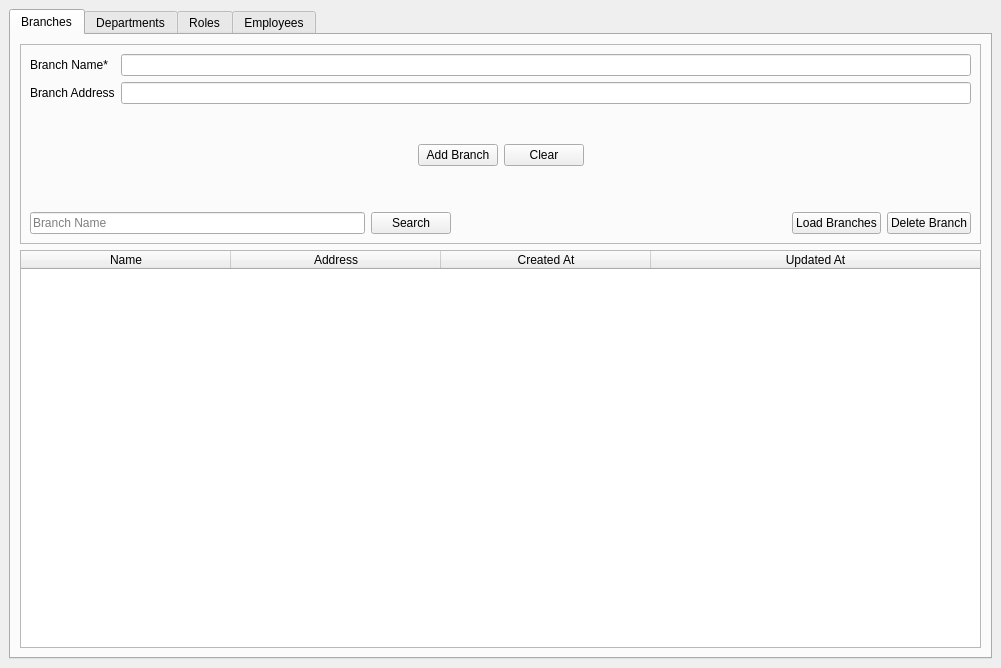
<?xml version="1.0" encoding="UTF-8"?>
<ui version="4.0">
 <class>MainWindow</class>
 <widget class="QMainWindow" name="MainWindow">
  <property name="enabled">
   <bool>true</bool>
  </property>
  <property name="geometry">
   <rect>
    <x>0</x>
    <y>0</y>
    <width>1001</width>
    <height>668</height>
   </rect>
  </property>
  <property name="windowTitle">
   <string>Kuzzy Noble App</string>
  </property>
  <property name="unifiedTitleAndToolBarOnMac">
   <bool>true</bool>
  </property>
  <widget class="QWidget" name="centralwidget">
   <layout class="QGridLayout" name="gridLayout_2">
    <item row="0" column="0">
     <widget class="QTabWidget" name="tabWidget">
      <property name="tabPosition">
       <enum>QTabWidget::North</enum>
      </property>
      <property name="currentIndex">
       <number>0</number>
      </property>
      <widget class="QWidget" name="tab">
       <attribute name="title">
        <string>Branches</string>
       </attribute>
       <layout class="QGridLayout" name="gridLayout">
        <item row="1" column="0">
         <widget class="QTableWidget" name="branchesTableWidget">
          <property name="alternatingRowColors">
           <bool>true</bool>
          </property>
          <property name="selectionMode">
           <enum>QAbstractItemView::SingleSelection</enum>
          </property>
          <property name="selectionBehavior">
           <enum>QAbstractItemView::SelectRows</enum>
          </property>
          <property name="verticalScrollMode">
           <enum>QAbstractItemView::ScrollPerPixel</enum>
          </property>
          <property name="horizontalScrollMode">
           <enum>QAbstractItemView::ScrollPerPixel</enum>
          </property>
          <property name="columnCount">
           <number>4</number>
          </property>
          <attribute name="horizontalHeaderDefaultSectionSize">
           <number>210</number>
          </attribute>
          <attribute name="horizontalHeaderStretchLastSection">
           <bool>true</bool>
          </attribute>
          <attribute name="verticalHeaderStretchLastSection">
           <bool>false</bool>
          </attribute>
          <column>
           <property name="text">
            <string>Name</string>
           </property>
          </column>
          <column>
           <property name="text">
            <string>Address</string>
           </property>
          </column>
          <column>
           <property name="text">
            <string>Created At</string>
           </property>
          </column>
          <column>
           <property name="text">
            <string>Updated At</string>
           </property>
          </column>
         </widget>
        </item>
        <item row="0" column="0">
         <widget class="QFrame" name="frame">
          <property name="minimumSize">
           <size>
            <width>0</width>
            <height>200</height>
           </size>
          </property>
          <property name="frameShape">
           <enum>QFrame::StyledPanel</enum>
          </property>
          <property name="frameShadow">
           <enum>QFrame::Raised</enum>
          </property>
          <layout class="QGridLayout" name="gridLayout_6">
           <item row="0" column="0">
            <layout class="QFormLayout" name="formLayout">
             <item row="0" column="0">
              <widget class="QLabel" name="branchNameLabel">
               <property name="text">
                <string>Branch Name*</string>
               </property>
              </widget>
             </item>
             <item row="0" column="1">
              <widget class="QLineEdit" name="branchNameLineEdit"/>
             </item>
             <item row="1" column="0">
              <widget class="QLabel" name="branchAddressLabel">
               <property name="text">
                <string>Branch Address</string>
               </property>
              </widget>
             </item>
             <item row="1" column="1">
              <widget class="QLineEdit" name="branchAddressLineEdit"/>
             </item>
            </layout>
           </item>
           <item row="4" column="0">
            <layout class="QHBoxLayout" name="horizontalLayout_2">
             <item>
              <widget class="QLineEdit" name="searchBranchLineEdit">
               <property name="inputMask">
                <string/>
               </property>
               <property name="text">
                <string/>
               </property>
               <property name="placeholderText">
                <string>Branch Name</string>
               </property>
              </widget>
             </item>
             <item>
              <widget class="QPushButton" name="searchBranchButton">
               <property name="text">
                <string>Search</string>
               </property>
              </widget>
             </item>
             <item>
              <spacer name="horizontalSpacer">
               <property name="orientation">
                <enum>Qt::Horizontal</enum>
               </property>
               <property name="sizeHint" stdset="0">
                <size>
                 <width>40</width>
                 <height>20</height>
                </size>
               </property>
              </spacer>
             </item>
             <item>
              <widget class="QPushButton" name="loadBranchesButton">
               <property name="text">
                <string>Load Branches</string>
               </property>
              </widget>
             </item>
             <item>
              <widget class="QPushButton" name="deleteBranchButton">
               <property name="text">
                <string>Delete Branch</string>
               </property>
              </widget>
             </item>
            </layout>
           </item>
           <item row="1" column="0">
            <layout class="QHBoxLayout" name="horizontalLayout">
             <item>
              <spacer name="horizontalSpacer_2">
               <property name="orientation">
                <enum>Qt::Horizontal</enum>
               </property>
               <property name="sizeHint" stdset="0">
                <size>
                 <width>40</width>
                 <height>20</height>
                </size>
               </property>
              </spacer>
             </item>
             <item>
              <widget class="QPushButton" name="addBranchButton">
               <property name="text">
                <string>Add Branch</string>
               </property>
              </widget>
             </item>
             <item>
              <widget class="QPushButton" name="resetBranchFormButton">
               <property name="text">
                <string>Clear</string>
               </property>
              </widget>
             </item>
             <item>
              <spacer name="horizontalSpacer_3">
               <property name="orientation">
                <enum>Qt::Horizontal</enum>
               </property>
               <property name="sizeHint" stdset="0">
                <size>
                 <width>40</width>
                 <height>20</height>
                </size>
               </property>
              </spacer>
             </item>
            </layout>
           </item>
           <item row="2" column="0">
            <spacer name="verticalSpacer">
             <property name="orientation">
              <enum>Qt::Vertical</enum>
             </property>
             <property name="sizeType">
              <enum>QSizePolicy::Minimum</enum>
             </property>
             <property name="sizeHint" stdset="0">
              <size>
               <width>20</width>
               <height>40</height>
              </size>
             </property>
            </spacer>
           </item>
          </layout>
         </widget>
        </item>
       </layout>
      </widget>
      <widget class="QWidget" name="tab_2">
       <attribute name="title">
        <string>Departments</string>
       </attribute>
       <layout class="QGridLayout" name="gridLayout_3">
        <item row="1" column="0">
         <widget class="QTableWidget" name="departmentsTableWidget">
          <property name="alternatingRowColors">
           <bool>true</bool>
          </property>
          <property name="selectionMode">
           <enum>QAbstractItemView::SingleSelection</enum>
          </property>
          <property name="selectionBehavior">
           <enum>QAbstractItemView::SelectRows</enum>
          </property>
          <property name="verticalScrollMode">
           <enum>QAbstractItemView::ScrollPerPixel</enum>
          </property>
          <property name="horizontalScrollMode">
           <enum>QAbstractItemView::ScrollPerPixel</enum>
          </property>
          <property name="columnCount">
           <number>5</number>
          </property>
          <attribute name="horizontalHeaderDefaultSectionSize">
           <number>130</number>
          </attribute>
          <attribute name="horizontalHeaderStretchLastSection">
           <bool>true</bool>
          </attribute>
          <attribute name="verticalHeaderStretchLastSection">
           <bool>false</bool>
          </attribute>
          <column>
           <property name="text">
            <string>Name</string>
           </property>
          </column>
          <column>
           <property name="text">
            <string>Description</string>
           </property>
          </column>
          <column>
           <property name="text">
            <string>Created At</string>
           </property>
          </column>
          <column>
           <property name="text">
            <string>Updated At</string>
           </property>
          </column>
          <column>
           <property name="text">
            <string>Branch</string>
           </property>
          </column>
         </widget>
        </item>
        <item row="0" column="0">
         <widget class="QFrame" name="frame_5">
          <property name="minimumSize">
           <size>
            <width>0</width>
            <height>200</height>
           </size>
          </property>
          <property name="frameShape">
           <enum>QFrame::StyledPanel</enum>
          </property>
          <property name="frameShadow">
           <enum>QFrame::Raised</enum>
          </property>
          <layout class="QGridLayout" name="gridLayout_7">
           <item row="0" column="0">
            <layout class="QFormLayout" name="formLayout_2">
             <item row="0" column="0">
              <widget class="QLabel" name="departmentNameLabel">
               <property name="text">
                <string>Department Name*</string>
               </property>
              </widget>
             </item>
             <item row="0" column="1">
              <widget class="QLineEdit" name="departmentNameLineEdit"/>
             </item>
             <item row="1" column="0">
              <widget class="QLabel" name="departmentDescriptionLabel">
               <property name="text">
                <string>Department Description</string>
               </property>
              </widget>
             </item>
             <item row="1" column="1">
              <widget class="QLineEdit" name="departmentDescriptionLineEdit"/>
             </item>
             <item row="2" column="0">
              <widget class="QLabel" name="departmentBranchLabel">
               <property name="text">
                <string>Department Branch*</string>
               </property>
              </widget>
             </item>
             <item row="2" column="1">
              <widget class="QComboBox" name="departmentBranchComboBox"/>
             </item>
            </layout>
           </item>
           <item row="4" column="0">
            <layout class="QHBoxLayout" name="horizontalLayout_3">
             <item>
              <widget class="QLineEdit" name="searchDepartmentLineEdit">
               <property name="inputMask">
                <string/>
               </property>
               <property name="text">
                <string/>
               </property>
               <property name="placeholderText">
                <string>Department Name</string>
               </property>
              </widget>
             </item>
             <item>
              <widget class="QPushButton" name="searchDepartmentButton">
               <property name="text">
                <string>Search</string>
               </property>
              </widget>
             </item>
             <item>
              <spacer name="horizontalSpacer_4">
               <property name="orientation">
                <enum>Qt::Horizontal</enum>
               </property>
               <property name="sizeHint" stdset="0">
                <size>
                 <width>40</width>
                 <height>20</height>
                </size>
               </property>
              </spacer>
             </item>
             <item>
              <widget class="QPushButton" name="loadDepartmentsButton">
               <property name="text">
                <string>Load Departments</string>
               </property>
              </widget>
             </item>
             <item>
              <widget class="QPushButton" name="deleteDepartmentButton">
               <property name="text">
                <string>Delete Department</string>
               </property>
              </widget>
             </item>
            </layout>
           </item>
           <item row="1" column="0">
            <layout class="QHBoxLayout" name="horizontalLayout_4">
             <item>
              <spacer name="horizontalSpacer_5">
               <property name="orientation">
                <enum>Qt::Horizontal</enum>
               </property>
               <property name="sizeHint" stdset="0">
                <size>
                 <width>40</width>
                 <height>20</height>
                </size>
               </property>
              </spacer>
             </item>
             <item>
              <widget class="QPushButton" name="addDepartmentButton">
               <property name="text">
                <string>Add Department</string>
               </property>
              </widget>
             </item>
             <item>
              <widget class="QPushButton" name="resetDepartmentFormButton">
               <property name="text">
                <string>Clear</string>
               </property>
              </widget>
             </item>
             <item>
              <spacer name="horizontalSpacer_6">
               <property name="orientation">
                <enum>Qt::Horizontal</enum>
               </property>
               <property name="sizeHint" stdset="0">
                <size>
                 <width>40</width>
                 <height>20</height>
                </size>
               </property>
              </spacer>
             </item>
            </layout>
           </item>
           <item row="2" column="0">
            <spacer name="verticalSpacer_2">
             <property name="orientation">
              <enum>Qt::Vertical</enum>
             </property>
             <property name="sizeType">
              <enum>QSizePolicy::Minimum</enum>
             </property>
             <property name="sizeHint" stdset="0">
              <size>
               <width>20</width>
               <height>40</height>
              </size>
             </property>
            </spacer>
           </item>
          </layout>
         </widget>
        </item>
       </layout>
      </widget>
      <widget class="QWidget" name="tab_3">
       <attribute name="title">
        <string>Roles</string>
       </attribute>
       <layout class="QGridLayout" name="gridLayout_4">
        <item row="1" column="0">
         <widget class="QTableWidget" name="rolesTableWidget">
          <property name="alternatingRowColors">
           <bool>true</bool>
          </property>
          <property name="selectionMode">
           <enum>QAbstractItemView::SingleSelection</enum>
          </property>
          <property name="selectionBehavior">
           <enum>QAbstractItemView::SelectRows</enum>
          </property>
          <property name="verticalScrollMode">
           <enum>QAbstractItemView::ScrollPerPixel</enum>
          </property>
          <property name="horizontalScrollMode">
           <enum>QAbstractItemView::ScrollPerPixel</enum>
          </property>
          <property name="columnCount">
           <number>4</number>
          </property>
          <attribute name="horizontalHeaderDefaultSectionSize">
           <number>210</number>
          </attribute>
          <attribute name="horizontalHeaderStretchLastSection">
           <bool>true</bool>
          </attribute>
          <attribute name="verticalHeaderStretchLastSection">
           <bool>false</bool>
          </attribute>
          <column>
           <property name="text">
            <string>Name</string>
           </property>
          </column>
          <column>
           <property name="text">
            <string>Description</string>
           </property>
          </column>
          <column>
           <property name="text">
            <string>Created At</string>
           </property>
          </column>
          <column>
           <property name="text">
            <string>Updated At</string>
           </property>
          </column>
         </widget>
        </item>
        <item row="0" column="0">
         <widget class="QFrame" name="frame_2">
          <property name="minimumSize">
           <size>
            <width>0</width>
            <height>200</height>
           </size>
          </property>
          <property name="frameShape">
           <enum>QFrame::StyledPanel</enum>
          </property>
          <property name="frameShadow">
           <enum>QFrame::Raised</enum>
          </property>
          <layout class="QGridLayout" name="gridLayout_8">
           <item row="0" column="0">
            <layout class="QFormLayout" name="formLayout_3">
             <item row="0" column="0">
              <widget class="QLabel" name="roleNameLabel">
               <property name="text">
                <string>Role Name*</string>
               </property>
              </widget>
             </item>
             <item row="0" column="1">
              <widget class="QLineEdit" name="roleNameLineEdit"/>
             </item>
             <item row="1" column="0">
              <widget class="QLabel" name="roleDescriptionLabel">
               <property name="text">
                <string>Role Description</string>
               </property>
              </widget>
             </item>
             <item row="1" column="1">
              <widget class="QLineEdit" name="roleDescriptionLineEdit"/>
             </item>
            </layout>
           </item>
           <item row="4" column="0">
            <layout class="QHBoxLayout" name="horizontalLayout_5">
             <item>
              <widget class="QLineEdit" name="searchRoleLineEdit">
               <property name="inputMask">
                <string/>
               </property>
               <property name="text">
                <string/>
               </property>
               <property name="placeholderText">
                <string>Role Name</string>
               </property>
              </widget>
             </item>
             <item>
              <widget class="QPushButton" name="searchRoleButton">
               <property name="text">
                <string>Search</string>
               </property>
              </widget>
             </item>
             <item>
              <spacer name="horizontalSpacer_7">
               <property name="orientation">
                <enum>Qt::Horizontal</enum>
               </property>
               <property name="sizeHint" stdset="0">
                <size>
                 <width>40</width>
                 <height>20</height>
                </size>
               </property>
              </spacer>
             </item>
             <item>
              <widget class="QPushButton" name="loadRolesButton">
               <property name="text">
                <string>Load Roles</string>
               </property>
              </widget>
             </item>
             <item>
              <widget class="QPushButton" name="deleteRoleButton">
               <property name="text">
                <string>Delete Role</string>
               </property>
              </widget>
             </item>
            </layout>
           </item>
           <item row="1" column="0">
            <layout class="QHBoxLayout" name="horizontalLayout_6">
             <item>
              <spacer name="horizontalSpacer_8">
               <property name="orientation">
                <enum>Qt::Horizontal</enum>
               </property>
               <property name="sizeHint" stdset="0">
                <size>
                 <width>40</width>
                 <height>20</height>
                </size>
               </property>
              </spacer>
             </item>
             <item>
              <widget class="QPushButton" name="addRoleButton">
               <property name="text">
                <string>Add Role</string>
               </property>
              </widget>
             </item>
             <item>
              <widget class="QPushButton" name="resetRoleFormButton">
               <property name="text">
                <string>Clear</string>
               </property>
              </widget>
             </item>
             <item>
              <spacer name="horizontalSpacer_9">
               <property name="orientation">
                <enum>Qt::Horizontal</enum>
               </property>
               <property name="sizeHint" stdset="0">
                <size>
                 <width>40</width>
                 <height>20</height>
                </size>
               </property>
              </spacer>
             </item>
            </layout>
           </item>
           <item row="2" column="0">
            <spacer name="verticalSpacer_3">
             <property name="orientation">
              <enum>Qt::Vertical</enum>
             </property>
             <property name="sizeType">
              <enum>QSizePolicy::Minimum</enum>
             </property>
             <property name="sizeHint" stdset="0">
              <size>
               <width>20</width>
               <height>40</height>
              </size>
             </property>
            </spacer>
           </item>
          </layout>
         </widget>
        </item>
       </layout>
      </widget>
      <widget class="QWidget" name="tab_4">
       <attribute name="title">
        <string>Employees</string>
       </attribute>
       <layout class="QGridLayout" name="gridLayout_5">
        <item row="0" column="0">
         <widget class="QFrame" name="frame_3">
          <property name="minimumSize">
           <size>
            <width>0</width>
            <height>200</height>
           </size>
          </property>
          <property name="frameShape">
           <enum>QFrame::StyledPanel</enum>
          </property>
          <property name="frameShadow">
           <enum>QFrame::Raised</enum>
          </property>
          <layout class="QGridLayout" name="gridLayout_9">
           <item row="0" column="0">
            <layout class="QFormLayout" name="formLayout_4">
             <item row="0" column="0">
              <widget class="QLabel" name="employeeIdLabel">
               <property name="text">
                <string>Employee ID*</string>
               </property>
              </widget>
             </item>
             <item row="0" column="1">
              <widget class="QLineEdit" name="employeeIdLineEdit"/>
             </item>
             <item row="1" column="0">
              <widget class="QLabel" name="employeeTitleLabel">
               <property name="text">
                <string>Employee Title*</string>
               </property>
              </widget>
             </item>
             <item row="1" column="1">
              <widget class="QComboBox" name="employeeTitleComboBox">
               <item>
                <property name="text">
                 <string/>
                </property>
               </item>
               <item>
                <property name="text">
                 <string>Mr.</string>
                </property>
               </item>
               <item>
                <property name="text">
                 <string>Mrs.</string>
                </property>
               </item>
               <item>
                <property name="text">
                 <string>Ms.</string>
                </property>
               </item>
               <item>
                <property name="text">
                 <string>Dr.</string>
                </property>
               </item>
               <item>
                <property name="text">
                 <string>Prof.</string>
                </property>
               </item>
              </widget>
             </item>
             <item row="2" column="0">
              <widget class="QLabel" name="employeeNameLabel">
               <property name="text">
                <string>Employee Name*</string>
               </property>
              </widget>
             </item>
             <item row="2" column="1">
              <widget class="QLineEdit" name="employeeNameLineEdit"/>
             </item>
             <item row="3" column="0">
              <widget class="QLabel" name="employeeGenderLabel">
               <property name="text">
                <string>Employee Gender*</string>
               </property>
              </widget>
             </item>
             <item row="3" column="1">
              <widget class="QComboBox" name="employeeGenderComboBox">
               <item>
                <property name="text">
                 <string/>
                </property>
               </item>
               <item>
                <property name="text">
                 <string>Male</string>
                </property>
               </item>
               <item>
                <property name="text">
                 <string>Female</string>
                </property>
               </item>
               <item>
                <property name="text">
                 <string>Other</string>
                </property>
               </item>
              </widget>
             </item>
             <item row="4" column="0">
              <widget class="QLabel" name="employeeDateOfBirthLabel">
               <property name="text">
                <string>Employee Date of Birth*</string>
               </property>
              </widget>
             </item>
             <item row="4" column="1">
              <widget class="QDateEdit" name="employeeDateOfBirthDateEdit">
               <property name="displayFormat">
                <string>dd/MM/yyyy</string>
               </property>
               <property name="calendarPopup">
                <bool>true</bool>
               </property>
               <property name="date">
                <date>
                 <year>2024</year>
                 <month>4</month>
                 <day>7</day>
                </date>
               </property>
              </widget>
             </item>
             <item row="5" column="0">
              <widget class="QLabel" name="employeeNationalityLabel">
               <property name="text">
                <string>Employee Nationality*</string>
               </property>
              </widget>
             </item>
             <item row="5" column="1">
              <widget class="QLineEdit" name="employeeNationalityLineEdit"/>
             </item>
             <item row="6" column="0">
              <widget class="QLabel" name="employeePhoneNumberLabel">
               <property name="text">
                <string>Employee Phone Number*</string>
               </property>
              </widget>
             </item>
             <item row="6" column="1">
              <widget class="QLineEdit" name="employeePhoneNumberLineEdit"/>
             </item>
             <item row="7" column="0">
              <widget class="QLabel" name="employeeEmailAddressLabel">
               <property name="text">
                <string>Employee Email Address*</string>
               </property>
              </widget>
             </item>
             <item row="7" column="1">
              <widget class="QLineEdit" name="employeeEmailAddressLineEdit"/>
             </item>
             <item row="8" column="0">
              <widget class="QLabel" name="employeeBranchLabel">
               <property name="text">
                <string>Employee Branch</string>
               </property>
              </widget>
             </item>
             <item row="8" column="1">
              <widget class="QComboBox" name="employeeBranchComboBox"/>
             </item>
             <item row="9" column="0">
              <widget class="QLabel" name="employeeDepartmentLabel">
               <property name="text">
                <string>Employee Department</string>
               </property>
              </widget>
             </item>
             <item row="9" column="1">
              <widget class="QComboBox" name="employeeDepartmentComboBox"/>
             </item>
             <item row="10" column="0">
              <widget class="QLabel" name="employeeRoleLabel">
               <property name="text">
                <string>Employee Role*</string>
               </property>
              </widget>
             </item>
             <item row="10" column="1">
              <widget class="QComboBox" name="employeeRoleComboBox"/>
             </item>
            </layout>
           </item>
           <item row="4" column="0">
            <layout class="QHBoxLayout" name="horizontalLayout_7">
             <item>
              <widget class="QLineEdit" name="searchEmployeeLineEdit">
               <property name="inputMask">
                <string/>
               </property>
               <property name="text">
                <string/>
               </property>
               <property name="placeholderText">
                <string>Employee Name</string>
               </property>
              </widget>
             </item>
             <item>
              <widget class="QPushButton" name="searchEmployeeButton">
               <property name="text">
                <string>Search</string>
               </property>
              </widget>
             </item>
             <item>
              <spacer name="horizontalSpacer_10">
               <property name="orientation">
                <enum>Qt::Horizontal</enum>
               </property>
               <property name="sizeHint" stdset="0">
                <size>
                 <width>40</width>
                 <height>20</height>
                </size>
               </property>
              </spacer>
             </item>
             <item>
              <widget class="QPushButton" name="loadEmployeesButton">
               <property name="text">
                <string>Load Employees</string>
               </property>
              </widget>
             </item>
             <item>
              <widget class="QPushButton" name="deleteEmployeeButton">
               <property name="text">
                <string>Delete Employee</string>
               </property>
              </widget>
             </item>
            </layout>
           </item>
           <item row="1" column="0">
            <layout class="QHBoxLayout" name="horizontalLayout_8">
             <item>
              <spacer name="horizontalSpacer_11">
               <property name="orientation">
                <enum>Qt::Horizontal</enum>
               </property>
               <property name="sizeHint" stdset="0">
                <size>
                 <width>40</width>
                 <height>20</height>
                </size>
               </property>
              </spacer>
             </item>
             <item>
              <widget class="QPushButton" name="addEmployeeButton">
               <property name="text">
                <string>Add Employee</string>
               </property>
              </widget>
             </item>
             <item>
              <widget class="QPushButton" name="resetEmployeeFormButton">
               <property name="text">
                <string>Clear</string>
               </property>
              </widget>
             </item>
             <item>
              <spacer name="horizontalSpacer_12">
               <property name="orientation">
                <enum>Qt::Horizontal</enum>
               </property>
               <property name="sizeHint" stdset="0">
                <size>
                 <width>40</width>
                 <height>20</height>
                </size>
               </property>
              </spacer>
             </item>
            </layout>
           </item>
           <item row="2" column="0">
            <spacer name="verticalSpacer_4">
             <property name="orientation">
              <enum>Qt::Vertical</enum>
             </property>
             <property name="sizeType">
              <enum>QSizePolicy::Minimum</enum>
             </property>
             <property name="sizeHint" stdset="0">
              <size>
               <width>20</width>
               <height>40</height>
              </size>
             </property>
            </spacer>
           </item>
          </layout>
         </widget>
        </item>
        <item row="1" column="0">
         <widget class="QTableWidget" name="employeesTableWidget">
          <property name="alternatingRowColors">
           <bool>true</bool>
          </property>
          <property name="selectionMode">
           <enum>QAbstractItemView::SingleSelection</enum>
          </property>
          <property name="selectionBehavior">
           <enum>QAbstractItemView::SelectRows</enum>
          </property>
          <property name="verticalScrollMode">
           <enum>QAbstractItemView::ScrollPerPixel</enum>
          </property>
          <property name="horizontalScrollMode">
           <enum>QAbstractItemView::ScrollPerPixel</enum>
          </property>
          <property name="columnCount">
           <number>12</number>
          </property>
          <attribute name="horizontalHeaderDefaultSectionSize">
           <number>100</number>
          </attribute>
          <attribute name="horizontalHeaderStretchLastSection">
           <bool>true</bool>
          </attribute>
          <attribute name="verticalHeaderStretchLastSection">
           <bool>false</bool>
          </attribute>
          <column>
           <property name="text">
            <string>Employee ID</string>
           </property>
          </column>
          <column>
           <property name="text">
            <string>Title</string>
           </property>
          </column>
          <column>
           <property name="text">
            <string>Name</string>
           </property>
          </column>
          <column>
           <property name="text">
            <string>Gender</string>
           </property>
          </column>
          <column>
           <property name="text">
            <string>Date of Birth</string>
           </property>
          </column>
          <column>
           <property name="text">
            <string>Nationality</string>
           </property>
          </column>
          <column>
           <property name="text">
            <string>Email</string>
           </property>
          </column>
          <column>
           <property name="text">
            <string>Phone</string>
           </property>
          </column>
          <column>
           <property name="text">
            <string>Created At</string>
           </property>
          </column>
          <column>
           <property name="text">
            <string>Updated At</string>
           </property>
          </column>
          <column>
           <property name="text">
            <string>Branch</string>
           </property>
          </column>
          <column>
           <property name="text">
            <string>Department</string>
           </property>
          </column>
         </widget>
        </item>
       </layout>
      </widget>
     </widget>
    </item>
   </layout>
  </widget>
 </widget>
 <resources/>
 <connections/>
</ui>
